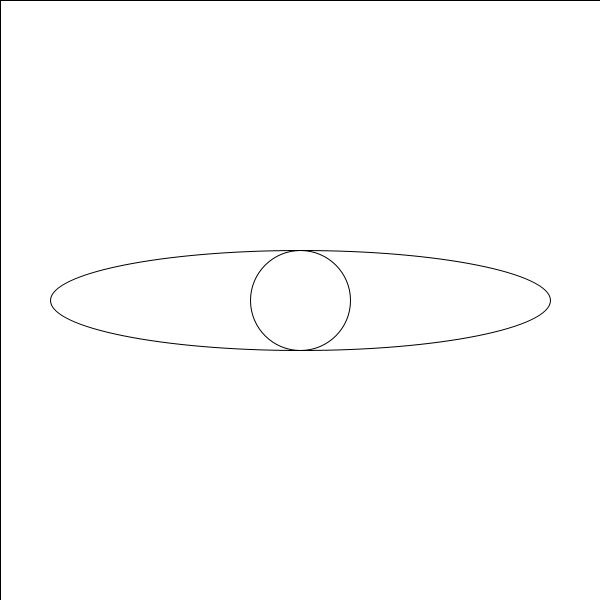
Frame 1 (no input)
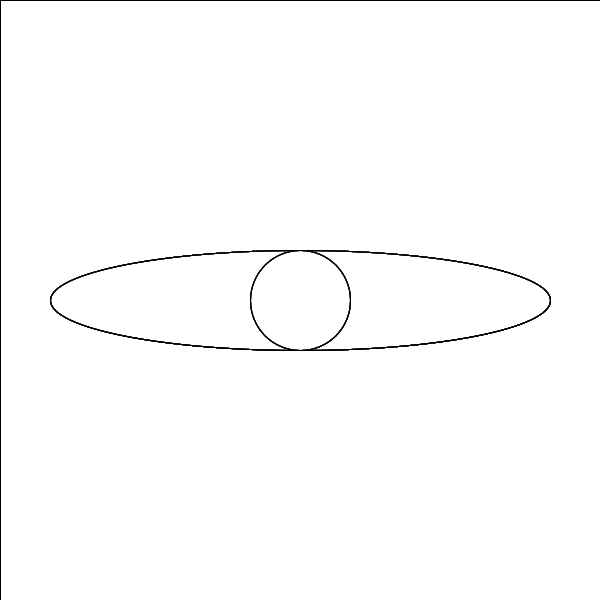
Frame 60 (the mouse pressed at the canvas centre just before this capture)
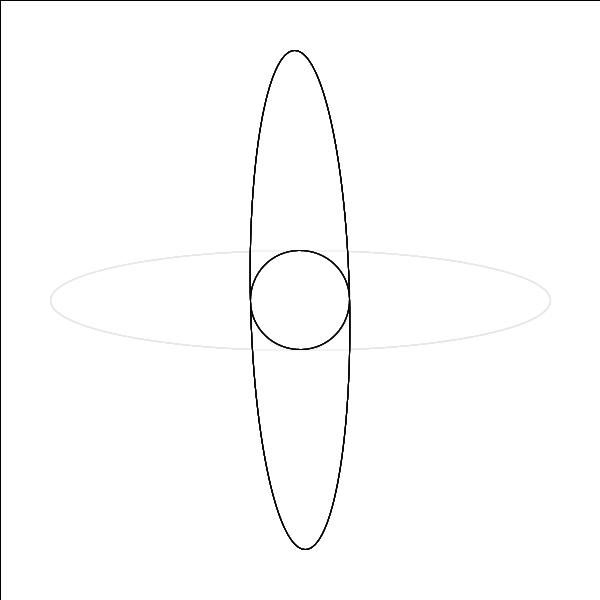
Frame 120 (the mouse held since frame 60 and released just before this capture)

The Processing sketch that drew these frames (run headless with seeded random() and noise(); from frame 60 on, the mouse is pressed at the canvas centre):

// Processing sketch: processing_149028
// ── processing_149028.pde


void setup()
{
  size(600, 600);
  background(255, 255, 255);
}


void draw()
{
  fill(255, 255, 255, 10);
  rectMode(CENTER);

  translate(width/2, height/2);
  rect(0, 0, width, height);

  rectMode(CENTER);
  rotate(mouseY);

  ellipse(0, 0, 500, 100);
  ellipse(0, 0, 100, 100);
}
